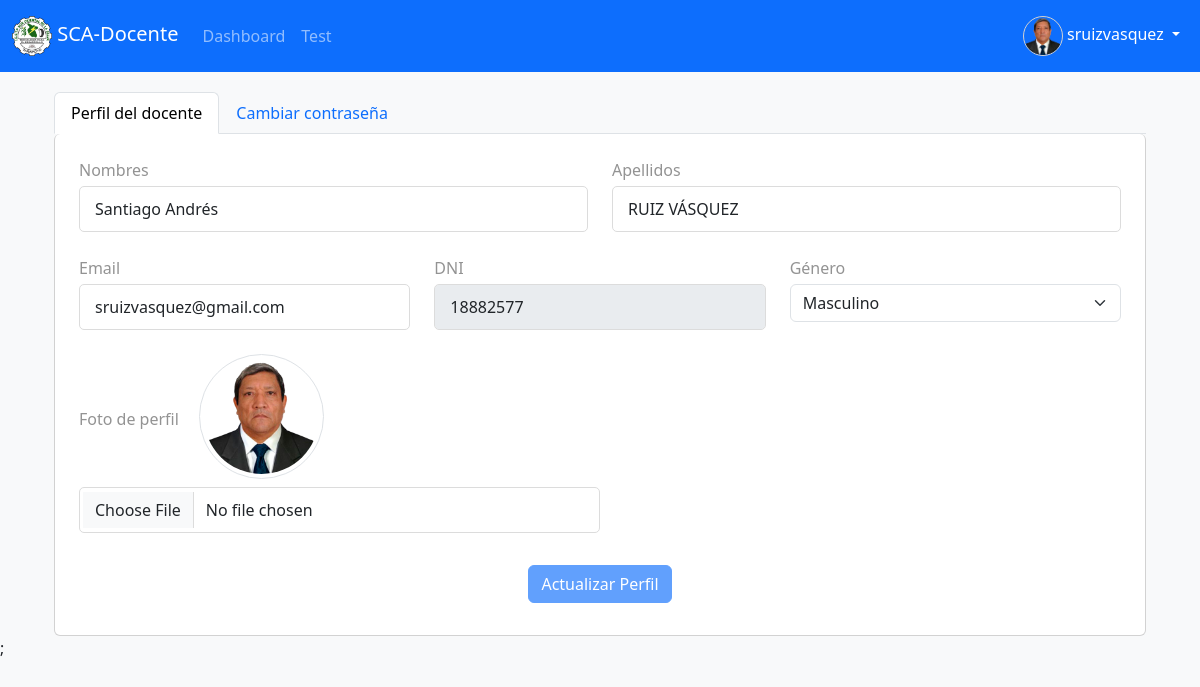
Page /docentes/perfil/index.php (signed in) on the committed database.
### tables this page shows
CREATE TABLE IF NOT EXISTS `usuarios` (
  `id` int NOT NULL AUTO_INCREMENT,
  `username` varchar(50) NOT NULL,
  `password` varchar(255) NOT NULL,
  `role` enum('admin','docente','estudiante') NOT NULL DEFAULT 'estudiante',
  `status` enum('activo','inactivo') NOT NULL DEFAULT 'activo',
  `first_login` tinyint(1) DEFAULT '1',
  `email` varchar(100) NOT NULL,
  `nombres` varchar(100) NOT NULL,
  `apellidos` varchar(100) NOT NULL,
  `dni` varchar(8) NOT NULL,
  `genero` enum('Masculino','Femenino') DEFAULT NULL,
  `foto` varchar(100) DEFAULT NULL,
  `fecha_creacion` timestamp NULL DEFAULT CURRENT_TIMESTAMP,
  `ultima_conexion` timestamp NULL DEFAULT NULL,
  `intentos_fallidos` int DEFAULT '0',
  `reset_token` varchar(100) DEFAULT NULL,
  `reset_token_expiry` timestamp NULL DEFAULT NULL,
  PRIMARY KEY (`id`) USING BTREE,
  UNIQUE KEY `username` (`username`) USING BTREE,
  UNIQUE KEY `email` (`email`) USING BTREE,
  UNIQUE KEY `dni` (`dni`) USING BTREE,
  KEY `idx_username` (`username`) USING BTREE,
  KEY `idx_role` (`role`) USING BTREE,
  KEY `idx_status` (`status`) USING BTREE
);

### docentes/perfil/procesar_perfil.php (called while the page is built, shortened)
<?php
$conn = conectarDB();
$userId = $_SESSION['user_id'];
$stmt = $conn->prepare("SELECT * FROM usuarios WHERE id = ?");
$stmt->bind_param("i", $userId);
$stmt->execute();
$result = $stmt->get_result();
$user = $result->fetch_assoc();

### includes/functions.php (called while the page is built, shortened)
<?php
function getUploadUrl($path)
{
  return BASE_URL . 'uploads/' . $path;
}
?>

### docentes/perfil/index.php (the view, shortened to what this page needs)
<?php
require_once 'procesar_perfil.php';
?>
<div class="container">
  <ul class="nav nav-tabs" id="myTab" role="tablist">
    <li class="nav-item" role="presentation">
      <button class="nav-link active" id="perfil-tab" data-bs-toggle="tab" data-bs-target="#perfil-tab-pane" type="button" role="tab" aria-controls="perfil-tab-pane" aria-selected="true">Perfil del docente</button>
    </li>
    <li class="nav-item" role="presentation">
      <button class="nav-link" id="password-tab" data-bs-toggle="tab" data-bs-target="#password-tab-pane" type="button" role="tab" aria-controls="password-tab-pane" aria-selected="false">Cambiar contraseña</button>
    </li>
  </ul>
  <div class="tab-content" id="perfilDocenteTabContent">
    <div class="tab-pane fade show active" id="perfil-tab-pane" role="tabpanel" aria-labelledby="perfil-tab" tabindex="0">
      <div class="card border-top-0">
        <div class="car-body pt-4 pe-4 pb-4 ps-4 border-0">
          <form id="formPerfil" method="POST" enctype="multipart/form-data">
            <div class="row mb-2">
              <div class="col-12 col-md-6 mb-3">
                <label for="nombres" class="form-label mb-1">Nombres</label>
                <input type="text" class="form-control" id="nombres" name="nombres" value="<?php echo htmlspecialchars($user['nombres']); ?>" required>
              </div>
              <div class="col-12 col-md-6 mb-3">
                <label for="apellidos" class="form-label mb-1">Apellidos</label>
                <input type="text" class="form-control" id="apellidos" name="apellidos" value="<?php echo htmlspecialchars($user['apellidos']); ?>" required>
              </div>
            </div>
            <div class="row mb-2">
              <div class="col-12 col-md-4 mb-3">
                <label for="email" class="form-label mb-1">Email</label>
                <input type="email" class="form-control" id="email" name="email" value="<?php echo htmlspecialchars($user['email']); ?>" required>
              </div>
              <div class="col-12 col-md-4 mb-3">
                <label for="dni" class="form-label mb-1">DNI</label>
                <input type="text" class="form-control" id="dni" value="<?php echo htmlspecialchars($user['dni']); ?>" disabled>
              </div>
              <div class="col-12 col-md-4 mb-3">
                <label for="genero" class="form-label mb-1">Género</label>
                <select class="form-select" id="genero" name="genero">
                  <option value="Masculino" <?php echo $user['genero'] === 'Masculino' ? 'selected' : ''; ?>>Masculino</option>
                </select>
              </div>
            </div>
            <div class="col-12 col-md-6">
              <label for="foto" class="form-label me-3">Foto de perfil</label>
              <?php if ($user['foto']): ?>
                <img id="img-preview" src="<?php echo getUploadUrl('docente/' . $user['foto']); ?>" alt="Foto de perfil" class="img-thumbnail rounded-pill mb-2" style="max-width: 125px;">
              <?php else: ?>
                <img id="img-preview" src="<?php echo getUploadUrl('docente/default.png'); ?>" alt="Foto de perfil" class="img-thumbnail rounded-pill mb-2" style="max-width: 125px;">
              <?php endif; ?>
              <input type="file" class="form-control" id="foto" name="foto" accept="image/*">
            </div>
          </form>
        </div>
        <div class="card-footer text-center border-top-0 bg-transparent mb-4">
          <button type="submit" form="formPerfil" name="update_profile" id="updateProfileBtn" class="btn btn-primary" disabled>Actualizar Perfil</button>
        </div>
      </div>
    </div>
  </div>
</div>
<?php
$pageStyles = '<link rel="stylesheet" href="/docentes/css/styles.css">';
$pageScripts =
'
  <script> ' . $toastrScript . ' </script>;
  <script src="procesar-perfil.js"></script>
';
include __DIR__ . '/../layouts/main.php';
?>

### admin/css/admin/admin-styles.css (style rules this page uses)
body { background-color: #f8f9fa; }
.form-label { color: #939393; }
input::placeholder { color: #939393; }
.form-control { border: 1px solid #dcdcdc; border-radius: 5px; padding: 10px 15px; }

### docentes/css/styles.css (style rules this page uses)
.form-control:disabled { background-color: #e9ecef; }

### rows in the picture
usuarios: nombres "Santiago Andrés", apellidos "RUIZ VÁSQUEZ", email "sruizvasquez@gmail.com", dni "18882577", genero "Masculino", foto (picture)

### other values in the picture
$_SESSION['username'] "sruizvasquez"
